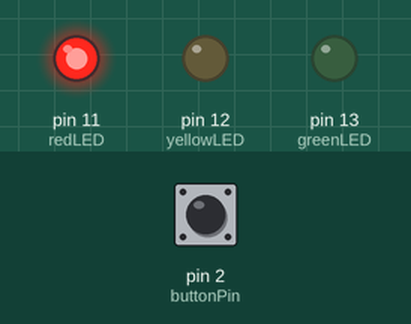
A sketch run on a simulated Arduino Uno, built with avr-gcc and run on an emulated ATmega328P. Parts: output pins drawn as LEDs (lit = HIGH). The inputs (shaded band) are chosen by the test bench; at power-on: pin 2 (buttonPin) LOW.

Above: at 1.2 s.
1.3 s: pin 2 (buttonPin) pulled HIGH for 0.15 s
At 2.7 s:
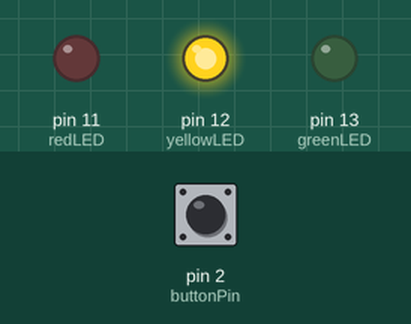
3.0 s: pin 2 (buttonPin) pulled HIGH for 1 s
At 4.1 s:
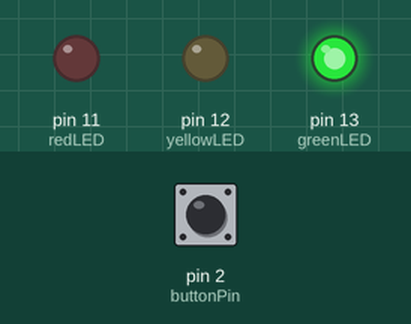
5.5 s: pin 2 (buttonPin) pulled HIGH for 3.2 s
At 6.0 s:
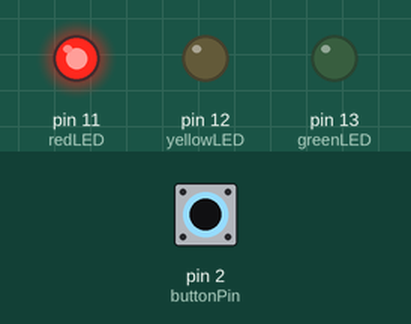
Timing chart, 0 to 8.5 s (numbered marks = the images above; inputs shaded):
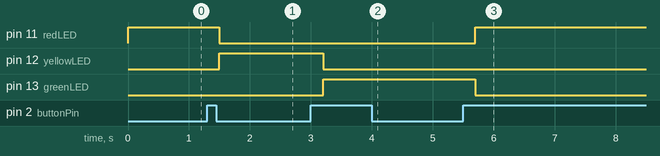

The sketch:

project_20_code.ino
```cpp
// Define pins
const int redLED = 11;
const int yellowLED = 12;
const int greenLED = 13;
const int buttonPin = 2;

// Variable to hold current mode
int mode = 0;
int lastButtonState = 0;

void setup() {
  // Set LED pins as output
  pinMode(redLED, OUTPUT);
  pinMode(yellowLED, OUTPUT);
  pinMode(greenLED, OUTPUT);

  // Set button pin as input
  pinMode(buttonPin, INPUT);
}

void loop() {
  int buttonState = digitalRead(buttonPin);

  // Detect rising edge of button press
  if (buttonState == HIGH && lastButtonState == LOW) {
    mode++;
    if (mode > 2) {
      mode = 0;
    }
    delay(200); // debounce delay
  }
  lastButtonState = buttonState;

  // Handle LED modes
  switch (mode) {
    case 0: // Red ON
      digitalWrite(redLED, HIGH);
      digitalWrite(yellowLED, LOW);
      digitalWrite(greenLED, LOW);
      break;
    case 1: // Yellow ON
      digitalWrite(redLED, LOW);
      digitalWrite(yellowLED, HIGH);
      digitalWrite(greenLED, LOW);
      break;
    case 2: // Green ON
      digitalWrite(redLED, LOW);
      digitalWrite(yellowLED, LOW);
      digitalWrite(greenLED, HIGH);
      break;
  }
}
```

Measured:
- after the input at 1.3 s, pin 11 (redLED): HIGH → LOW after 0.20 s; pin 12 (yellowLED): LOW → HIGH after 0.20 s
- after the input at 3.0 s, pin 12 (yellowLED): HIGH → LOW after 0.20 s; pin 13 (greenLED): LOW → HIGH after 0.20 s
- after the input at 5.5 s, pin 11 (redLED): LOW → HIGH after 0.20 s; pin 13 (greenLED): HIGH → LOW after 0.20 s
